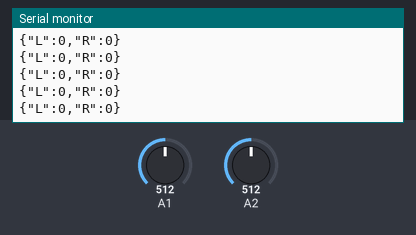
This sketch was run on a simulated Arduino Uno, built for the host (arithmetic inside an expression is 32-bit, double 64-bit). Shown: the last lines printed to the serial monitor. The test bench sets the inputs (shaded band); at power-on: A1 = 512, A2 = 512.

Above: at 7.2 s.
7.3 s: A1 set to 592
At 8.4 s:
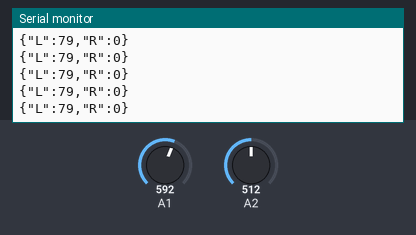
10.3 s: A1 set to 569
At 10.9 s:
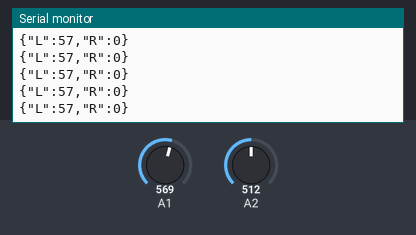
Timing chart, 0 to 13.3 s (numbered marks = the images above; inputs shaded):
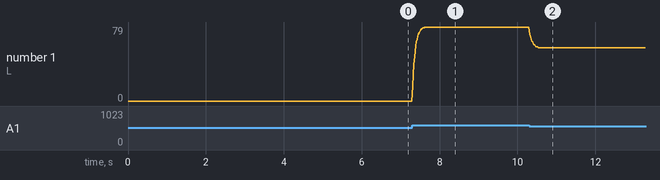

The sketch:

RGW_ENGTEST_U.ino
```cpp
#include <ArduinoJson.h>

double k = 0.2;
double left;
double prev_left = -1000;
double right;
double prev_right = -1000;

void setup() {
  Serial.begin(9600);
//  pinMode(7, INPUT);
//  pinMode(A0, INPUT);
//  pinMode(A1,
}

void loop() {
  if (prev_left == -1000) {
    prev_left = (analogRead(1) - 512);
    prev_right = (analogRead(2) - 512);
  } else {
    left = (analogRead(1) - 512);
    right = (analogRead(2) - 512);

    left = k * left + (1 - k) * prev_left;
    right = k * right + (1 - k) * prev_right;

    StaticJsonBuffer<200> jsonBuffer;
    JsonObject& root = jsonBuffer.createObject();
    root["L"] = (int)left;
    root["R"] = (int)right;
    root.printTo(Serial);
    Serial.println();

    prev_left = left;
    prev_right = right;
  }
  delay(1);
}
```

Measured:
- after the input at 7.3 s, the serial monitor: prints a new line at once (image 1)
- after the input at 10.3 s, the serial monitor: prints a new line at once (image 2)
- plotted number 1: 0 → 79 after the input at 7.3 s, 79 → 57 after the input at 10.3 s
